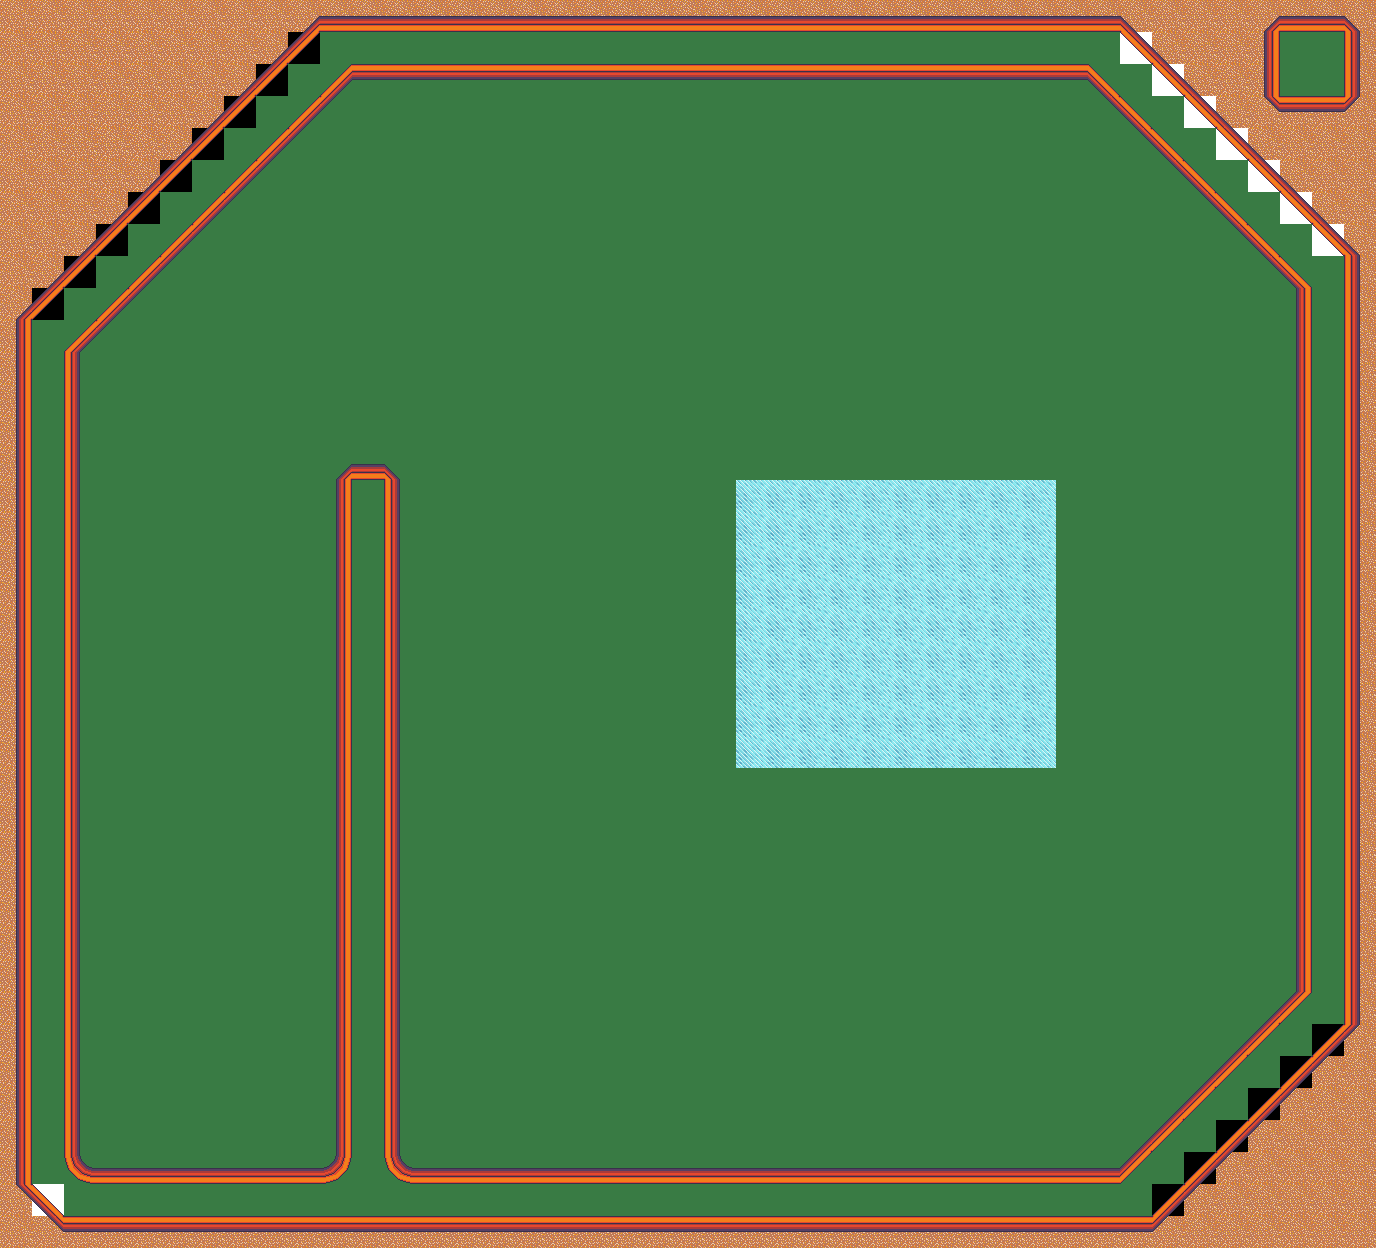

Rendered tile map (Tiled .tmx) drawn with the repository's tilesets; below, a short description and the map source with its tile grids summarised:
An orthogonal 43x39 tile map with 32x32 px tiles, 2 tile layers (ground, walls) and 25 objects (6x bumper, 5x tank, 3x turret, 2x catapult, exterior, ...).

<map version="1.0" tiledversion="1.1.4" orientation="orthogonal" renderorder="right-down" width="43" height="39" tilewidth="32" tileheight="32" infinite="0" nextobjectid="92">
 <properties>
  <property name="name" value="Roundabout" />
  <property name="par" type="int" value="3" />
 </properties>
 <tileset firstgid="1" source="tileset.tsx" />
 <layer name="ground" width="43" height="39">
  <data>[1677 cells, 1677 non-empty, 7 distinct tile ids]</data>
 </layer>
 <layer name="walls" width="43" height="39">
  <data>[1677 cells, 360 non-empty, 14 distinct tile ids]</data>
 </layer>
 <objectgroup name="collision">
  <object id="90" type="exterior" x="336" y="1160">
   <polyline points="0,0 0,-680 16,-696 48,-696 64,-680 64,0 72,8 784,8 960,-168 960,-872 752,-1080 16,-1080 -256,-808 -256,0 -248,8 -8,8 0,0" />
  </object>
 </objectgroup>
 <objectgroup name="objects">
  <object id="8" type="tee" gid="183" x="192" y="1104" width="32" height="32">
   <properties>
    <property name="facing" type="int" value="0" />
   </properties>
  </object>
  <object id="17" type="hole" gid="169" x="1120" y="992" width="32" height="32" />
  <object id="37" type="bumper" gid="184" x="192" y="736" width="32" height="32" />
  <object id="38" type="bumper" gid="184" x="192" y="864" width="32" height="32" />
  <object id="48" type="bumper" gid="184" x="192" y="608" width="32" height="32" />
  <object id="67" gid="171" x="112" y="672" width="32" height="32" />
  <object id="68" type="tank" gid="187" x="272" y="672" width="32" height="32">
   <properties>
    <property name="color" value="orange" />
    <property name="facing" type="int" value="180" />
   </properties>
  </object>
  <object id="71" type="turret" gid="170" x="1024" y="224" width="32" height="32">
   <properties>
    <property name="facing" type="int" value="90" />
   </properties>
  </object>
  <object id="73" type="tank" gid="189" x="1216" y="480" width="32" height="32">
   <properties>
    <property name="color" value="brown" />
    <property name="facing" type="int" value="90" />
   </properties>
  </object>
  <object id="74" type="tank" gid="188" x="1216" y="544" width="32" height="32">
   <properties>
    <property name="color" value="green" />
    <property name="facing" type="int" value="90" />
   </properties>
  </object>
  <object id="75" type="tank" gid="185" x="512" y="1024" width="32" height="32">
   <properties>
    <property name="color" value="magenta" />
    <property name="facing" type="int" value="0" />
   </properties>
  </object>
  <object id="76" type="tank" gid="186" x="640" y="1024" width="32" height="32">
   <properties>
    <property name="color" value="blue" />
    <property name="facing" type="int" value="0" />
   </properties>
  </object>
  <object id="77" type="bumper" gid="184" x="480" y="864" width="32" height="32" />
  <object id="78" type="bumper" gid="184" x="576" y="864" width="32" height="32" />
  <object id="79" type="bumper" gid="184" x="672" y="864" width="32" height="32" />
  <object id="80" gid="170" x="544" y="1120" width="32" height="32" />
  <object id="81" type="turret" gid="170" x="704" y="1120" width="32" height="32">
   <properties>
    <property name="facing" type="int" value="0" />
   </properties>
  </object>
  <object id="82" type="turret" gid="170" x="544" y="1120" width="32" height="32">
   <properties>
    <property name="facing" type="int" value="0" />
   </properties>
  </object>
  <object id="84" type="catapult" gid="171" x="1216" y="800" width="32" height="32" />
  <object id="86" type="catapult" gid="171" x="1152" y="352" width="32" height="32" />
  <object id="87" gid="184" x="704" y="288" width="32" height="32" />
  <object id="88" gid="172" x="576" y="384" width="32" height="32" />
  <object id="89" gid="173" x="224" y="384" width="32" height="32" />
  <object id="91" type="water" x="1056" y="768">
   <polyline points="0,0 0,-288 -320,-288 -320,0 0,0" />
  </object>
 </objectgroup>
</map>
